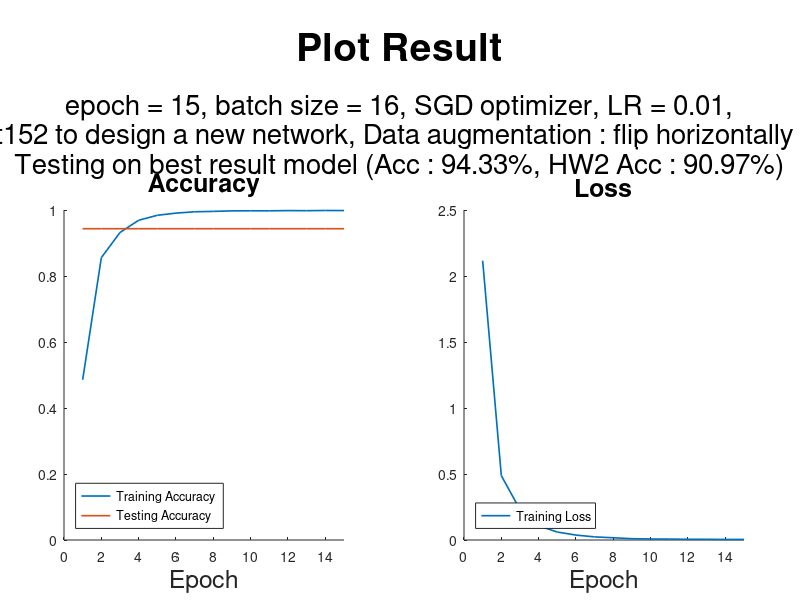

Reproduce this figure in MATLAB.
clc;
clear;

TrainingAcc = [
0.4856 
0.8556 
0.9319 
0.9689 
0.9840 
0.9906 
0.9946 
0.9958 
0.9974 
0.9976 
0.9975 
0.9982 
0.9979 
0.9985 
0.9983   
]

TrainingLoss = [
2.1158 
0.4871 
0.2300 
0.1075 
0.0602 
0.0373 
0.0236 
0.0169 
0.0099 
0.0075 
0.0069 
0.0053 
0.0053 
0.0042 
0.0043  
]

epoch = 15;


TestingInputBest = 0.9433;
TestingBest = zeros(epoch, 1);
for i = 1:epoch
    TestingBest(i) = TestingInputBest;
end


figure,
subplot('Position', [0.08 0.1 0.35 0.55]),
title('Accuracy', 'FontSize',18);hold on;

% ACC plot
plot(TrainingAcc, 'LineWidth', 1.2);hold on;
%plot(TestingAcc, 'LineWidth', 1.2);hold on;

plot(TestingBest, 'LineWidth', 1.2);hold on;

axis([0 epoch 0 1]);hold on;
legend({'Training Accuracy','Testing Accuracy', 'Best Testing Accuracy'},'Location','southwest');
xlabel('Epoch', 'FontSize',18);

% Loss plot
subplot('Position', [0.58 0.1 0.35 0.55]),
title('Loss', 'FontSize',18);hold on;
plot(TrainingLoss, 'LineWidth', 1.2);hold on;
axis([0 epoch 0 2.5]);hold on;
legend({'Training Loss'},'Location','southwest');
xlabel('Epoch', 'FontSize',18);


% Annotations
axes( 'Position', [0, 0.9, 1, 5] ) ;
set( gca, 'Color', 'None', 'XColor', 'None', 'YColor', 'None' ) ;
text( 0.5, 0, 'Plot Result', 'FontSize', 28', 'FontWeight', 'Bold', ...
      'HorizontalAlignment', 'Center', 'VerticalAlignment', 'Bottom' ) ;
  
axes( 'Position', [0, 0.8, 1, 5] ) ;
set( gca, 'Color', 'None', 'XColor', 'None', 'YColor', 'None' ) ;
text( 0.5, 0, 'epoch = 15, batch size = 16, SGD optimizer, LR = 0.01,', 'FontSize', 20', ...
      'HorizontalAlignment', 'Center', 'VerticalAlignment', 'Bottom' ) ;
  
axes( 'Position', [0, 0.75, 1, 5] ) ;
set( gca, 'Color', 'None', 'XColor', 'None', 'YColor', 'None' ) ;
text( 0.5, 0, 'Using Resnet152 to design a new network, Data augmentation : flip horizontally and vertically', 'FontSize', 20', ...
      'HorizontalAlignment', 'Center', 'VerticalAlignment', 'Bottom' ) ;
  
axes( 'Position', [0, 0.7, 1, 5] ) ;
set( gca, 'Color', 'None', 'XColor', 'None', 'YColor', 'None' ) ;
text( 0.5, 0, 'Testing on best result model (Acc : 94.33%, HW2 Acc : 90.97%)', 'FontSize', 20', ...
      'HorizontalAlignment', 'Center', 'VerticalAlignment', 'Bottom' ) ;


